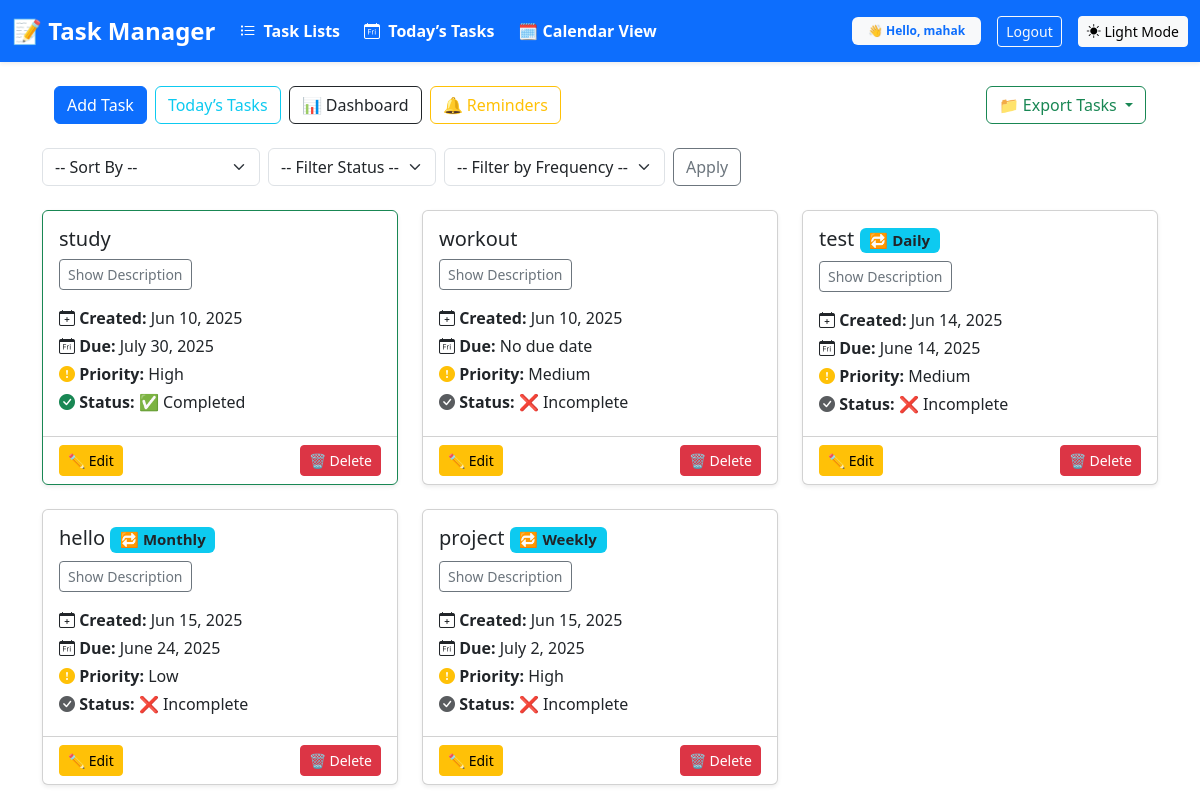
The app's page / (signed in) with its own data.
### tasks/models.py (models this page shows, shortened)
class Task(models.Model):
    PRIORITY_CHOICES = [
        ('L', 'Low'),
        ('M', 'Medium'),
        ('H', 'High'),
    ]
    user = models.ForeignKey(User, on_delete=models.CASCADE, null=True, blank=True)
    title = models.CharField(max_length=200)
    description = models.TextField(blank=True, null=True)
    complete = models.BooleanField(default=False)
    created = models.DateTimeField(auto_now_add=True)
    due_date = models.DateField(null=True, blank=True)
    priority = models.CharField(max_length=1, choices=PRIORITY_CHOICES, default='M')
    task_list = models.ForeignKey(TaskList, on_delete=models.CASCADE, null=True, blank=True)
    RECUR_FREQUENCY_CHOICES = [
        ('N', 'None'),
        ('D', 'Daily'),
        ('W', 'Weekly'),
        ('M', 'Monthly'),
        ('Y', 'Yearly'),
    ]
    recur_frequency = models.CharField(
        max_length=1,
        choices=RECUR_FREQUENCY_CHOICES,
        default='N'
    )

### tasks/views.py (the view)
# urls.py: path('', views.task_list, name='task-list'),
@login_required
def task_list(request):
    tasks = Task.objects.filter(user=request.user)
    sort_by = request.GET.get('sort', '')
    if sort_by == 'due_asc':
        tasks = tasks.order_by('due_date')
    elif sort_by == 'due_desc':
        tasks = tasks.order_by('-due_date')
    elif sort_by == 'priority':
        tasks = tasks.order_by('priority')
    elif sort_by == 'frequency':
        tasks = tasks.order_by('recur_frequency')
    filter_status = request.GET.get('status')
    if filter_status == 'completed':
        tasks = tasks.filter(complete=True)
    elif filter_status == 'incomplete':
        tasks = tasks.filter(complete=False)
    recur_filter = request.GET.get('recur')
    if recur_filter:
        tasks = tasks.filter(recur_frequency=recur_filter)
    return render(request, 'tasks/task_list.html', {'tasks': tasks})

### templates/tasks/task_list.html (shortened to what this page needs)
{% extends 'base.html' %}
{% block content %}
<div class="container">
 <div class="d-flex flex-wrap align-items-center justify-content-between gap-2 mb-4">
  <div class="d-flex flex-wrap gap-2">
    <a href="{% url 'task-create' %}" class="btn btn-primary">Add Task</a>
    <a href="{% url 'today-tasks' %}" class="btn btn-outline-info">Today’s Tasks</a>
    <a href="{% url 'task-dashboard' %}" class="btn btn-outline-dark">📊 Dashboard</a>
    <a href="{% url 'task-reminders' %}" class="btn btn-outline-warning">🔔 Reminders</a>
  </div>
  <div class="dropdown">
    <button class="btn btn-outline-success dropdown-toggle" type="button" data-bs-toggle="dropdown">
      📁 Export Tasks
    </button>
  </div>
</div>
</div>
  <form method="get" class="d-flex flex-wrap gap-2 mb-4">
    <select name="sort" class="form-select w-auto">
      <option value="">-- Sort By --</option>
    </select>
    <select name="status" class="form-select w-auto">
      <option value="">-- Filter Status --</option>
    </select>
    <select name="recur" class="form-select w-auto">
      <option value="">-- Filter by Frequency --</option>
    </select>
    <button class="btn btn-outline-secondary">Apply</button>
  </form>
  <div class="row row-cols-1 row-cols-md-2 row-cols-lg-3 g-4">
    {% for task in tasks %}
      <div class="col">
        <div class="card h-100 shadow-sm {% if task.complete %}border-success{% endif %}">
          <div class="card-body">
            <h5 class="card-title">
              {{ task.title }}
              {% if task.recur_frequency != 'N' %}
                <span class="badge bg-info text-dark">🔁 {{ task.get_recur_frequency_display }}</span>
              {% endif %}
            </h5>
            {% if task.description %}
              <p class="card-text">
                <a class="btn btn-sm btn-outline-secondary" data-bs-toggle="collapse" href="#desc-{{ task.id }}" role="button" aria-expanded="false" aria-controls="desc-{{ task.id }}">
                  Show Description
                </a>
              </p>
            {% else %}
              <p class="text-muted"><i class="bi bi-file-text"></i> No description</p>
            {% endif %}
            <p class="mb-1">
              <i class="bi bi-calendar-plus"></i> <strong>Created:</strong> {{ task.created|date:"M d, Y" }}
            </p>
            <p class="mb-1">
              <i class="bi bi-calendar-day"></i> <strong>Due:</strong> {{ task.due_date|default:"No due date" }}
            </p>
            <p class="mb-1">
              <i class="bi bi-exclamation-circle-fill text-warning"></i> <strong>Priority:</strong> {{ task.get_priority_display }}
            </p>
            <p class="mb-1">
              <i class="bi bi-check-circle-fill {% if task.complete %}text-success{% else %}text-muted{% endif %}"></i>
              <strong>Status:</strong>
              {% if task.complete %}
                ✅ Completed
              {% else %}
                ❌ Incomplete
              {% endif %}
            </p>
          </div>
          <div class="card-footer bg-transparent d-flex justify-content-between">
            <a href="{% url 'task-update' task.id %}" class="btn btn-sm btn-warning">✏️ Edit</a>
            <a href="{% url 'task-delete' task.id %}" class="btn btn-sm btn-danger">🗑 Delete</a>
          </div>
        </div>
      </div>
    {% empty %}
      <div class="col">
        <div class="alert alert-info w-100 text-center">No tasks found.</div>
      </div>
    {% endfor %}
  </div>
</div>
{% endblock %}

### templates/base.html (shortened to what this page needs)
<!DOCTYPE html>
<html lang="en">
<head>
  <link href="https://cdn.jsdelivr.net/npm/bootstrap@5.3.0/dist/css/bootstrap.min.css" rel="stylesheet" />
  <link href="https://cdn.jsdelivr.net/npm/bootstrap-icons/font/bootstrap-icons.css" rel="stylesheet" />
</head>
<body>
  <nav class="navbar navbar-expand-lg navbar-dark bg-primary shadow-sm">
    <div class="container-fluid">
      <a class="navbar-brand fw-bold fs-4" href="{% url 'task-list' %}">📝 Task Manager</a>
      <div class="collapse navbar-collapse justify-content-between" id="navbarNav">
        <ul class="navbar-nav gap-2">
          <li class="nav-item">
            <a class="nav-link text-white fw-semibold" href="{% url 'task-lists' %}">
              <i class="bi bi-list-task me-1"></i> Task Lists
            </a>
          </li>
          <li class="nav-item">
            <a class="nav-link text-white fw-semibold" href="{% url 'today-tasks' %}">
              <i class="bi bi-calendar-day me-1"></i> Today’s Tasks
            </a>
          </li>
          <li class="nav-item">
            <a class="nav-link text-white fw-semibold" href="{% url 'task-calendar' %}">
              🗓 Calendar View
            </a>
          </li>
        </ul>
        <div class="d-flex align-items-center gap-3">
          {% if user.is_authenticated %}
            <span class="badge bg-light text-primary fw-bold px-3 py-2">
              👋 Hello, {{ user.username }}
            </span>
            <a class="btn btn-outline-light btn-sm" href="{% url 'logout' %}">Logout</a>
          {% else %}
            <a class="btn btn-outline-light btn-sm" href="{% url 'login' %}">Login</a>
            <a class="btn btn-light btn-sm" href="{% url 'register' %}">Register</a>
          {% endif %}
         <button id="themeToggleBtn" class="btn btn-light btn-sm" onclick="toggleTheme()">
  <i class="bi" id="themeIcon"></i> <span id="themeLabel">Theme</span>
</button>
      </div>
    </div>
  </nav>
  <div class="container mt-4">
    {% block content %}{% endblock %}
</body>
</html>

### templates/base.html (style rules this page uses)
body { transition: background-color 0.3s ease, color 0.3s ease; background-color: #ffffff; color: #000000; }
.card { transition: transform 0.3s ease, box-shadow 0.3s ease; }

### records on screen
Task: title "study", created "Jun 10, 2025", due_date "July 30, 2025", priority "High", complete True (drawn)
Task: title "workout", created "Jun 10, 2025", due_date "No due date", priority "Medium", complete False (drawn)
Task: title "test", recur_frequency "Daily", created "Jun 14, 2025", due_date "June 14, 2025", priority "Medium", complete False (drawn)
Task: title "hello", recur_frequency "Monthly", created "Jun 15, 2025", due_date "June 24, 2025", priority "Low", complete False (drawn)
Task: title "project", recur_frequency "Weekly", created "Jun 15, 2025", due_date "July 2, 2025", priority "High", complete False (drawn)

### other values on screen
{{ user.username }} "mahak"
